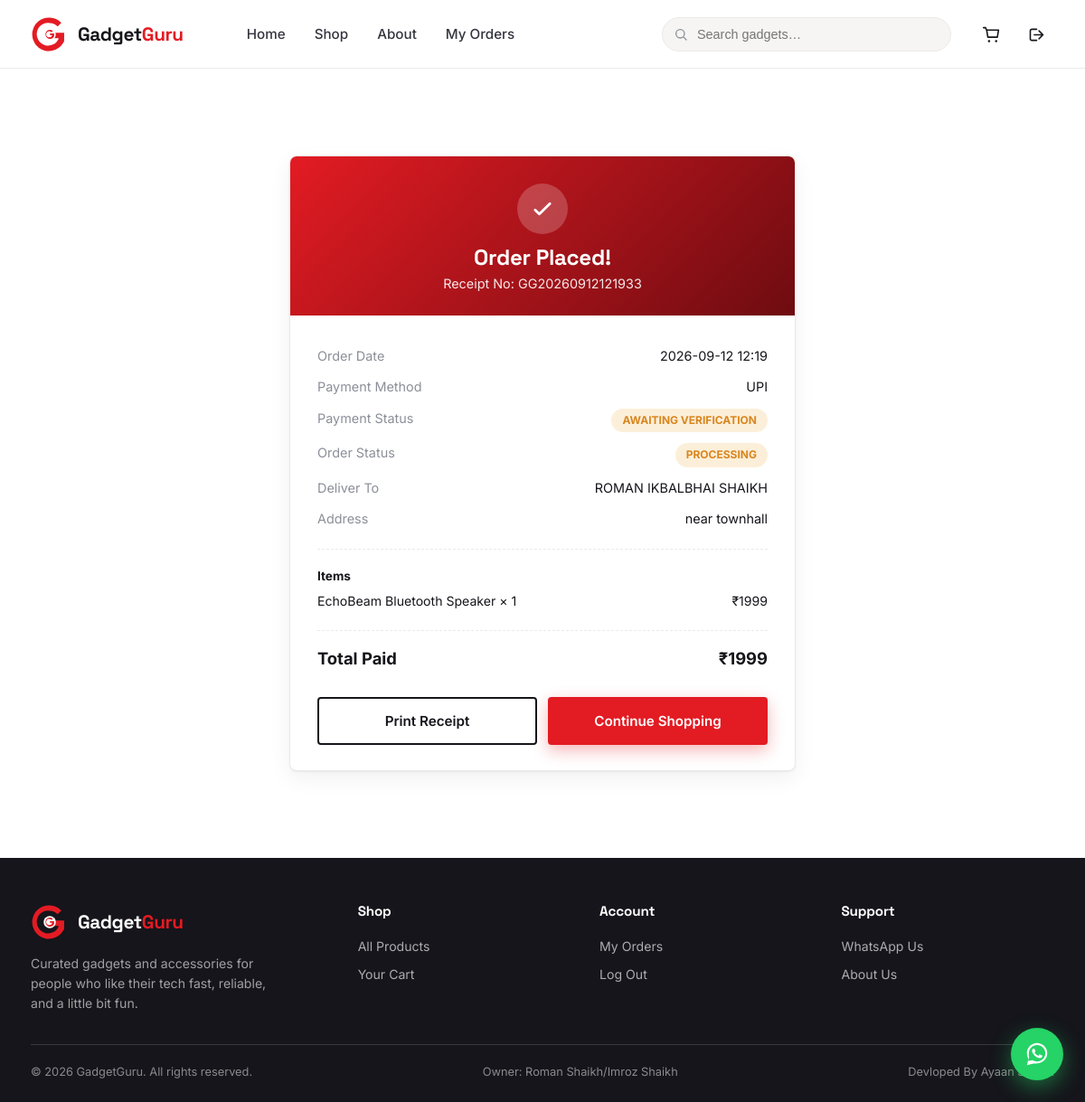
The app's page /receipt/2 (signed in) with its own data.
### tables this page shows
CREATE TABLE orders (
        id INTEGER PRIMARY KEY AUTOINCREMENT,
        receipt_no TEXT UNIQUE NOT NULL,
        user_id INTEGER NOT NULL,
        total_amount REAL NOT NULL,
        payment_method TEXT NOT NULL,
        payment_status TEXT DEFAULT 'Pending',
        order_status TEXT DEFAULT 'Processing',
        shipping_name TEXT,
        shipping_phone TEXT,
        shipping_address TEXT,
        order_date TEXT NOT NULL,
        FOREIGN KEY (user_id) REFERENCES users (id)
    );

CREATE TABLE order_items (
        id INTEGER PRIMARY KEY AUTOINCREMENT,
        order_id INTEGER NOT NULL,
        product_id INTEGER,
        product_name TEXT NOT NULL,
        price REAL NOT NULL,
        quantity INTEGER NOT NULL,
        FOREIGN KEY (order_id) REFERENCES orders (id)
    );

### app.py (the view)
@app.route('/receipt/<int:order_id>')
@login_required
def receipt(order_id):
    db = get_db()
    order = db.execute("SELECT * FROM orders WHERE id = ? AND user_id = ?",
                        (order_id, session['user_id'])).fetchone()
    if not order:
        flash("Order not found.", "error")
        return redirect(url_for('index'))
    if order['payment_status'] == 'Pending':
        flash("Please complete your payment first.", "error")
        return redirect(url_for('payment', order_id=order_id))
    items = db.execute("SELECT * FROM order_items WHERE order_id = ?", (order_id,)).fetchall()
    return render_template('receipt.html', order=order, items=items)

### app.py (called while the page is built)
def get_db():
    db = getattr(g, '_database', None)
    if db is None:
        db = g._database = sqlite3.connect(DATABASE)
        db.row_factory = sqlite3.Row
        db.execute("PRAGMA foreign_keys = ON")
    return db

@app.teardown_appcontext
def close_connection(exception):
    db = getattr(g, '_database', None)
    if db is not None:
        db.close()

def login_required(f):
    @wraps(f)
    def decorated(*args, **kwargs):
        if 'user_id' not in session:
            flash("Please log in to continue.", "error")
            return redirect(url_for('login', next=request.path))
        return f(*args, **kwargs)
    return decorated

@app.context_processor
def inject_globals():
    cart = session.get('cart', {})
    cart_count = sum(item['quantity'] for item in cart.values())
    return dict(
        cart_count=cart_count,
        is_logged_in='user_id' in session,
        current_user_name=session.get('user_name'),
        is_admin=session.get('is_admin', False),
        whatsapp_number=WHATSAPP_NUMBER,
        whatsapp_msg=WHATSAPP_DEFAULT_MSG,
    )

### templates/receipt.html (shortened to what this page needs)
{% extends "base.html" %}
{% block content %}
<section class="section container">
  <div class="receipt-card" id="receiptPrintArea">
    <div class="receipt-head">
      <div class="check-circle">
        <svg fill="none" stroke-width="2.4" viewBox="0 0 24 24"><path d="M5 13l4 4L19 7" stroke-linecap="round" stroke-linejoin="round"/></svg>
      </div>
      <h2 style="color:#fff; margin-bottom:4px;">Order Placed!</h2>
      <div style="opacity:0.9; font-size:0.9rem;">Receipt No: {{ order['receipt_no'] }}</div>
    </div>
    <div class="receipt-body">
      <div class="receipt-row"><span class="label">Order Date</span><span>{{ order['order_date'][:16].replace('T', ' ') }}</span></div>
      <div class="receipt-row"><span class="label">Payment Method</span><span>{{ order['payment_method'] }}</span></div>
      <div class="receipt-row"><span class="label">Payment Status</span>
        <span class="status-pill status-{{ order['payment_status']|lower|replace(' ', '-') }}">{{ order['payment_status'] }}</span>
      </div>
      <div class="receipt-row"><span class="label">Order Status</span>
        <span class="status-pill status-{{ order['order_status']|lower|replace(' ', '-') }}">{{ order['order_status'] }}</span>
      </div>
      <div class="receipt-row"><span class="label">Deliver To</span><span>{{ order['shipping_name'] }}</span></div>
      <div class="receipt-row"><span class="label">Address</span><span style="text-align:right; max-width:60%;">{{ order['shipping_address'] }}</span></div>
      <div class="receipt-divider"></div>
      <strong style="font-size:0.85rem;">Items</strong>
      {% for item in items %}
      <div class="receipt-item"><span>{{ item['product_name'] }} × {{ item['quantity'] }}</span><span>₹{{ "%.0f"|format(item['price'] * item['quantity']) }}</span></div>
      {% endfor %}
      <div class="receipt-divider"></div>
      <div class="receipt-total"><span>Total Paid</span><span>₹{{ "%.0f"|format(order['total_amount']) }}</span></div>
    </div>
    <div class="receipt-actions">
      <button onclick="window.print()" class="btn btn-outline btn-block">Print Receipt</button>
      <a href="{{ url_for('index') }}" class="btn btn-primary btn-block">Continue Shopping</a>
    </div>
  </div>
</section>
{% endblock %}

### static/css/style.css (style rules this page uses)
:root { --red: #E31B23; --red-dark: #A5121A; --red-deep: #6E0C11; --ink: #15151B; --ink-soft: #35353F; --white: #FFFFFF; --fog: #F6F5F4; --fog-dark: #ECEAE8; --steel: #C9CDD3; --steel-dark: #8B8F98; --success: #1E9E5A; --warning: #D9861E; --danger: #C0392B; --font-display: 'Space Grotesk', sans-serif; --font-body: 'Inter', sans-serif; --radius-s: 4px; --radius-m: 8px; --shadow-card: 0 1px 2px rgba(21,21,27,0.06), 0 8px 24px rgba(21,21,27,0.06); --shadow-pop: 0 12px 32px rgba(110,12,17,0.18); --header-h: 76px; }
*, *::before, *::after { box-sizing: border-box; margin: 0; padding: 0; }
html { scroll-behavior: smooth; width: 100%; }
html, body { overflow-x: hidden; }
body { font-family: var(--font-body); color: var(--ink); background: var(--white); line-height: 1.55; min-height: 100vh; display: flex; flex-direction: column; -webkit-font-smoothing: antialiased; }
h1, h2, h3, h4 { font-family: var(--font-display); color: var(--ink); line-height: 1.15; margin: 0 0 0.5em; letter-spacing: -0.01em; }
a { color: inherit; text-decoration: none; }
button { font-family: inherit; cursor: pointer; }
.container { width: 100%; max-width: 1180px; margin: 0 auto; padding: 0 24px; }
.btn { display: inline-flex; align-items: center; justify-content: center; gap: 8px; padding: 13px 26px; border-radius: var(--radius-s); font-weight: 600; font-size: 0.95rem; border: 2px solid transparent; transition: transform 0.15s ease, box-shadow 0.15s ease, background 0.15s ease; white-space: nowrap; }
.btn-primary { background: var(--red); color: var(--white); box-shadow: 0 6px 18px rgba(227,27,35,0.32); }
.btn-outline { background: transparent; border-color: var(--ink); color: var(--ink); }
.btn-block { width: 100%; }
.section { padding: 56px 0; }
.receipt-card { max-width: 560px; margin: 40px auto; background: var(--white); border: 1px solid var(--fog-dark); border-radius: var(--radius-m); overflow: hidden; box-shadow: var(--shadow-card); }
.receipt-head { background: linear-gradient(135deg, var(--red) 0%, var(--red-deep) 100%); color: var(--white); padding: 30px 30px 24px; text-align: center; }
.receipt-head .check-circle { width: 56px; height: 56px; border-radius: 50%; background: rgba(255,255,255,0.2); display: flex; align-items: center; justify-content: center; margin: 0 auto 12px; }
.receipt-head .check-circle svg { width: 28px; height: 28px; stroke: var(--white); }
.receipt-body { padding: 28px 30px; }
.receipt-row { display: flex; justify-content: space-between; padding: 6px 0; font-size: 0.9rem; }
.receipt-row .label { color: var(--steel-dark); }
.receipt-divider { border-top: 1px dashed var(--fog-dark); margin: 16px 0; }
.receipt-item { display: flex; justify-content: space-between; font-size: 0.88rem; padding: 5px 0; }
.receipt-total { display: flex; justify-content: space-between; font-size: 1.15rem; font-weight: 700; margin-top: 10px; }
.receipt-actions { display: flex; gap: 12px; padding: 0 30px 28px; }
.status-pill { display: inline-block; padding: 4px 12px; border-radius: 999px; font-size: 0.75rem; font-weight: 700; text-transform: uppercase; }
.status-pending, .status-processing, .status-awaiting-verification { background: #FCEFD9; color: var(--warning); }

### records on screen
orders: receipt_no "GG20260912121933", order_date "2026-09-12 12:19", payment_method "UPI", payment_status "AWAITING VERIFICATION", order_status "PROCESSING", shipping_name "ROMAN IKBALBHAI SHAIKH", shipping_address "near townhall", total_amount "1999"
order_items: product_name "EchoBeam Bluetooth Speaker", quantity "1", item['price']*item['quantity'] "1999"

### other values on screen
{{ 2026 }} "2026"
